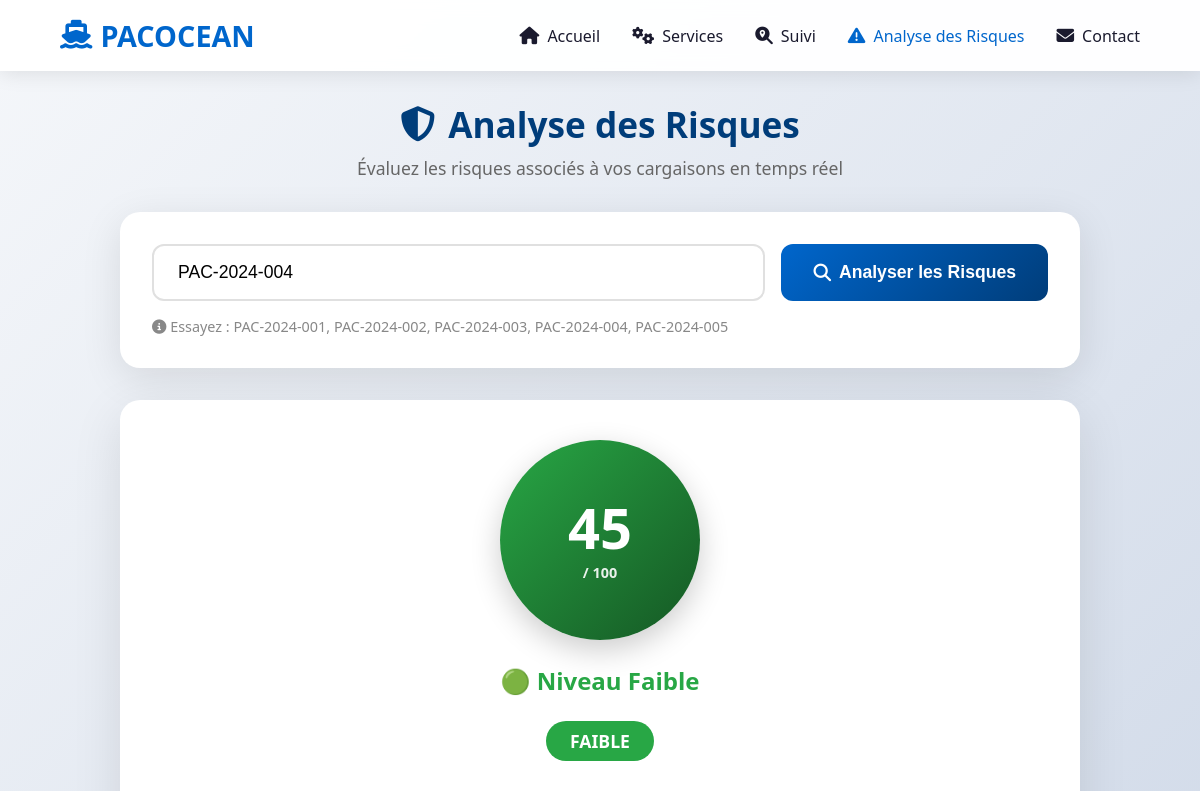
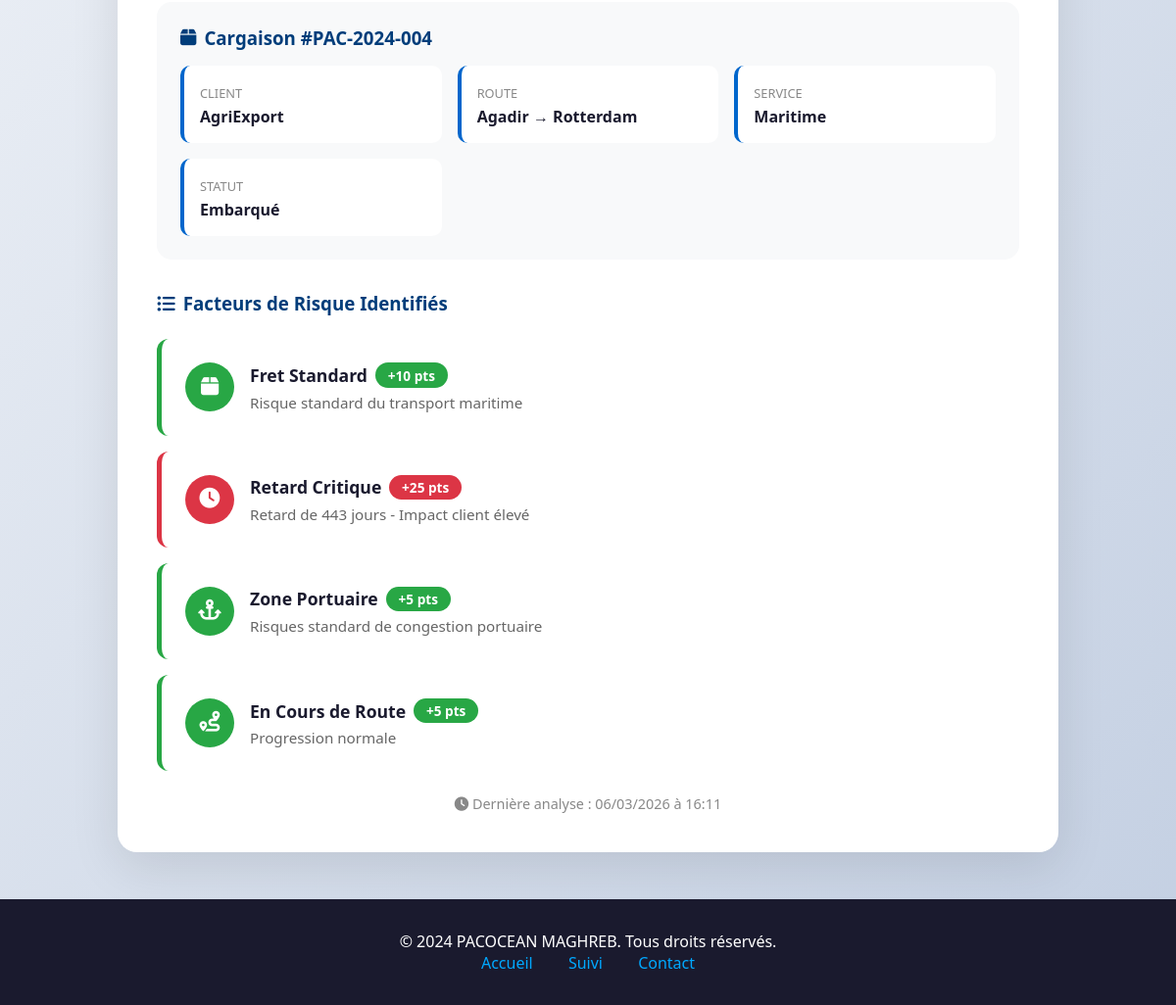
The app's page /risk_analysis.php?numero=PAC-2024-004 with its own data (2 pictures, top to bottom).
### tables this page shows
CREATE TABLE tracking (
    id INT AUTO_INCREMENT PRIMARY KEY,
    numero_suivi VARCHAR(50) NOT NULL,
    nom_client VARCHAR(100) NOT NULL,
    email_client VARCHAR(100) NOT NULL,
    origine VARCHAR(100) NOT NULL,
    destination VARCHAR(100) NOT NULL,
    type_service VARCHAR(50) NOT NULL,
    statut VARCHAR(50) NOT NULL,
    localisation_actuelle VARCHAR(100) NOT NULL,
    date_eta DATE,
    progression INT DEFAULT 0,
    description TEXT,
    poids DECIMAL(10,2),
    valeur DECIMAL(15,2),
    date_creation TIMESTAMP DEFAULT CURRENT_TIMESTAMP,
    date_modification TIMESTAMP DEFAULT CURRENT_TIMESTAMP ON UPDATE CURRENT_TIMESTAMP
);

### risk_analysis.php (the view, shortened to what this page needs)
<?php
$serveur = "localhost";
$utilisateur = "root";
$motdepasse = "";
$basededonnees = "pacocean_db";
$connexion = mysqli_connect($serveur, $utilisateur, $motdepasse, $basededonnees);
$resultat = null;
$risques = [];
$score_total = 0;
if (isset($_GET['numero']) && !empty($_GET['numero'])) {
    $numero_suivi = mysqli_real_escape_string($connexion, $_GET['numero']);
    $sql = "SELECT t.*, r.score_risque, r.niveau_risque, r.facteurs_risque, r.recommandations, r.date_analyse
            FROM tracking t
            LEFT JOIN risk_analysis r ON t.id = r.tracking_id
            WHERE t.numero_suivi = '$numero_suivi'";
    $query = mysqli_query($connexion, $sql);
    if (mysqli_num_rows($query) > 0) {
        $resultat = mysqli_fetch_assoc($query);
        if (empty($resultat['score_risque'])) {
            $analyse = calculerRisques($resultat, $connexion);
            $score_total = $analyse['score'];
            $risques = $analyse['facteurs'];
            $query = mysqli_query($connexion, $sql);
            $resultat = mysqli_fetch_assoc($query);
        } else {
            $score_total = $resultat['score_risque'];
            $risques = json_decode($resultat['facteurs_risque'], true) ?? [];
        }
    } else {
        $erreur = "Numéro de suivi non trouvé !";
    }
}
function calculerRisques($cargaison, $connexion) {
    $score = 0;
    $facteurs = [];
    $type_risque = 0;
    switch(strtolower($cargaison['type_service'])) {
        default:
            $type_risque = 10;
            $facteurs[] = [
                'type' => 'Fret Standard',
                'niveau' => 'faible',
                'score' => 10,
                'icon' => 'fa-box',
                'description' => 'Risque standard du transport maritime'
            ];
    }
    $score += $type_risque;
    if (!empty($cargaison['date_eta'])) {
        $eta = new DateTime($cargaison['date_eta']);
        $aujourdhui = new DateTime();
        $interval = $aujourdhui->diff($eta);
        $jours_restant = $interval->days;
        if ($interval->invert == 1) {
            $retard_risque = min(25, 10 + ($jours_restant * 3));
            $facteurs[] = [
                'type' => 'Retard Critique',
                'niveau' => $retard_risque > 20 ? 'critique' : 'eleve',
                'score' => $retard_risque,
                'icon' => 'fa-clock',
                'description' => "Retard de $jours_restant jours - Impact client élevé"
            ];
            $score += $retard_risque;
        }
    }
    $zones_risque = ['Canal de Suez', 'Golfe d\'Aden', 'Mer de Chine', 'Ukraine', 'Russie'];
    $localisation = strtolower($cargaison['localisation_actuelle']);
    $geo_risque = 0;
    if ($geo_risque == 0 && stripos($localisation, 'port') !== false) {
        $geo_risque = 5;
        $facteurs[] = [
            'type' => 'Zone Portuaire',
            'niveau' => 'faible',
            'score' => 5,
            'icon' => 'fa-anchor',
            'description' => 'Risques standard de congestion portuaire'
        ];
    }
    $score += $geo_risque;
    $progression = intval($cargaison['progression']);
    if ($progression < 30) {
        $prog_risque = 15;
        $facteurs[] = [
            'type' => 'Début de Trajet',
            'niveau' => 'modere',
            'score' => 15,
            'icon' => 'fa-play-circle',
            'description' => 'Phase initiale - Incertitudes de départ'
        ];
    } else {
        $prog_risque = 5;
        $facteurs[] = [
            'type' => 'En Cours de Route',
            'niveau' => 'faible',
            'score' => 5,
            'icon' => 'fa-route',
            'description' => 'Progression normale'
        ];
    }
    $score += $prog_risque;
    if ($score >= 70) $niveau = 'critique';
    elseif ($score >= 50) $niveau = 'eleve';
    elseif ($score >= 30) $niveau = 'modere';
    else $niveau = 'faible';
    return [
        'score' => min($score, 100),
        'niveau' => $niveau,
        'facteurs' => $facteurs
    ];
}
function sauvegarderAnalyse($connexion, $tracking_id, $analyse) {
    $score = $analyse['score'];
    $niveau = $analyse['niveau'];
    $facteurs = json_encode($analyse['facteurs'], JSON_UNESCAPED_UNICODE);
    $reco = genererRecommandations($analyse);
    $sql = "INSERT INTO risk_analysis (tracking_id, score_risque, niveau_risque, facteurs_risque, recommandations)
            VALUES ($tracking_id, $score, '$niveau', '$facteurs', '$reco')
            ON DUPLICATE KEY UPDATE
            score_risque = $score,
            niveau_risque = '$niveau',
            facteurs_risque = '$facteurs',
            recommandations = '$reco',
            date_analyse = CURRENT_TIMESTAMP";
}
function genererRecommandations($analyse) {
    $recos = [];
    if ($analyse['score'] >= 30) {
        $recos[] = "✅ Monitoring standard suffisant";
        $recos[] = "📧 Notification automatique si changement";
    } else {
        $recos[] = "✅ Transport sans risque particulier";
        $recos[] = "🔄 Suivi normal";
    }
    return implode("\n", $recos);
}
function getRiskColor($niveau) {
    switch($niveau) {
        default: return ['#28a745', '#155724', '🟢'];
    }
}
?>
<!DOCTYPE html>
<html lang="fr">
<head>
    <link rel="stylesheet" href="https://cdnjs.cloudflare.com/ajax/libs/font-awesome/6.4.0/css/all.min.css">
</head>
<body>
    <nav>
        <a href="index.php" class="logo">
            <i class="fas fa-ship"></i>
            <span>PACOCEAN</span>
        </a>
        <ul class="nav-links">
            <li><a href="index.php#home"><i class="fas fa-home"></i> Accueil</a></li>
            <li><a href="index.php#services"><i class="fas fa-cogs"></i> Services</a></li>
            <li><a href="tracking.php"><i class="fas fa-search-location"></i> Suivi</a></li>
            <li><a href="risk_analysis.php" class="active"><i class="fas fa-exclamation-triangle"></i> Analyse des Risques</a></li>
            <li><a href="contact.php"><i class="fas fa-envelope"></i> Contact</a></li>
        </ul>
    </nav>
    <div class="container">
        <div class="page-header">
            <h1>
                <i class="fas fa-shield-alt"></i>
                Analyse des Risques
            </h1>
            <p>Évaluez les risques associés à vos cargaisons en temps réel</p>
        </div>
        <div class="search-card">
            <form method="GET" class="search-form">
                <input
                    type="text"
                    name="numero"
                    placeholder="Entrez le numéro de suivi (ex: PAC-2024-002)"
                    value="<?php echo isset($_GET['numero']) ? htmlspecialchars($_GET['numero']) : ''; ?>"
                    required
                >
                <button type="submit">
                    <i class="fas fa-search"></i>
                    Analyser les Risques
                </button>
            </form>
            <div class="examples">
                <i class="fas fa-info-circle"></i>
                Essayez : PAC-2024-001, PAC-2024-002, PAC-2024-003, PAC-2024-004, PAC-2024-005
            </div>
        </div>
        <?php if ($resultat): ?>
            <?php
            list($color, $darkColor, $emoji) = getRiskColor($resultat['niveau_risque'] ?? 'faible');
            ?>
            <div class="score-card">
                <div class="score-header">
                    <div class="score-display">
                        <div class="score-circle" style="background: linear-gradient(135deg, <?php echo $color; ?>, <?php echo $darkColor; ?>);">
                            <span class="score-number"><?php echo $score_total; ?></span>
                            <span class="score-label">/ 100</span>
                        </div>
                    </div>
                    <h2 style="color: <?php echo $color; ?>; margin-bottom: 0.5rem;">
                        <?php echo $emoji; ?> Niveau <?php echo ucfirst($resultat['niveau_risque'] ?? 'Faible'); ?>
                    </h2>
                    <span class="niveau-badge" style="background: <?php echo $color; ?>;">
                        <?php echo strtoupper($resultat['niveau_risque'] ?? 'FAIBLE'); ?>
                    </span>
                </div>
                <div class="cargo-info">
                    <h3><i class="fas fa-box"></i> Cargaison #<?php echo htmlspecialchars($resultat['numero_suivi']); ?></h3>
                    <div class="info-grid">
                        <div class="info-item">
                            <label>Client</label>
                            <div class="value"><?php echo htmlspecialchars($resultat['nom_client']); ?></div>
                        </div>
                        <div class="info-item">
                            <label>Route</label>
                            <div class="value"><?php echo htmlspecialchars($resultat['origine']); ?> → <?php echo htmlspecialchars($resultat['destination']); ?></div>
                        </div>
                        <div class="info-item">
                            <label>Service</label>
                            <div class="value"><?php echo htmlspecialchars($resultat['type_service']); ?></div>
                        </div>
                        <div class="info-item">
                            <label>Statut</label>
                            <div class="value"><?php echo htmlspecialchars($resultat['statut']); ?></div>
                        </div>
                    </div>
                </div>
                <div class="risks-section">
                    <h3><i class="fas fa-list-ul"></i> Facteurs de Risque Identifiés</h3>
                    <?php foreach ($risques as $index => $risque):
                        $rColor = $risque['niveau'] == 'critique' ? '#dc3545' :
                                 ($risque['niveau'] == 'eleve' ? '#fd7e14' :
                                 ($risque['niveau'] == 'modere' ? '#ffc107' : '#28a745'));
                    ?>
                        <div class="risk-item" style="border-left-color: <?php echo $rColor; ?>; animation-delay: <?php echo $index * 0.1; ?>s;">
                            <div class="risk-icon" style="background: <?php echo $rColor; ?>;">
                                <i class="fas <?php echo $risque['icon']; ?>"></i>
                            </div>
                            <div class="risk-content">
                                <div class="risk-title">
                                    <?php echo $risque['type']; ?>
                                    <span class="risk-score" style="background: <?php echo $rColor; ?>;">
                                        +<?php echo $risque['score']; ?> pts
                                    </span>
                                </div>
                                <div class="risk-desc"><?php echo $risque['description']; ?></div>
                            </div>
                        </div>
                    <?php endforeach; ?>
                </div>
                <p style="text-align: center; color: #888; margin-top: 1.5rem; font-size: 0.9rem;">
                    <i class="fas fa-clock"></i>
                    Dernière analyse : <?php echo date('d/m/Y à H:i', strtotime($resultat['date_analyse'] ?? 'now')); ?>
                </p>
            </div>
        <?php endif; ?>
    </div>
    <footer>
        <p>&copy; 2024 PACOCEAN MAGHREB. Tous droits réservés.</p>
        <div>
            <a href="index.php">Accueil</a>
            <a href="tracking.php">Suivi</a>
            <a href="contact.php">Contact</a>
        </div>
    </footer>
</body>
</html>

### records on screen
tracking: numero_suivi "PAC-2024-004", nom_client "AgriExport", origine "Agadir", destination "Rotterdam", type_service "Maritime", statut "Embarqué"

### other values on screen
$score_total "45"
$emoji "🟢"
$resultat['niveau_risque'] "Faible"
$resultat['niveau_risque'] "FAIBLE"
$risque['type'] "Fret Standard"
$risque['score'] "10"
$risque['description'] "Risque standard du transport maritime"
$risque['type'] "Retard Critique"
$risque['score'] "25"
$risque['description'] "Retard de 443 jours - Impact client élevé"
$risque['type'] "Zone Portuaire"
$risque['score'] "5"
$risque['description'] "Risques standard de congestion portuaire"
$risque['type'] "En Cours de Route"
$risque['description'] "Progression normale"
